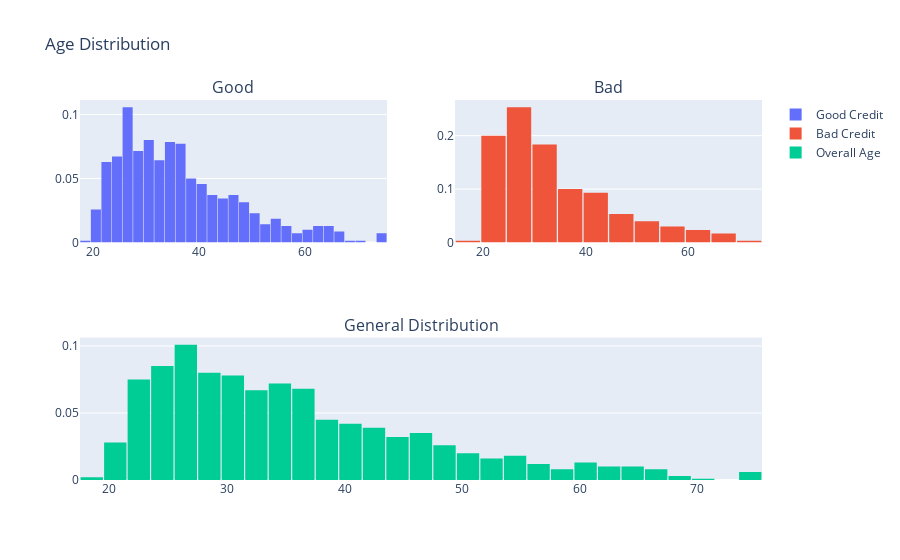

Notebook code cell kept with this figure:
### Code cell
from plotly.subplots import make_subplots #plotly.tools.make_subplots is deprecated, please use plotly.subplots.make_subplots instead
df_good = df_credit.loc[df_credit["Risk"] == 'good']['Age'].values.tolist()
df_bad = df_credit.loc[df_credit["Risk"] == 'bad']['Age'].values.tolist()
df_age = df_credit['Age'].values.tolist()

#First Plot

trace0 = go.Histogram(
    x=df_good,
    histnorm='probability',
    name = 'Good Credit'
)

#Second Plot

trace1 = go.Histogram(
    x=df_bad,
    histnorm='probability',
    name = 'Bad Credit'
)
#Third Plot

trace2 = go.Histogram(
    x=df_age,
    histnorm='probability',
    name = 'Overall Age'
)

#Creating a grid
fig = make_subplots(rows=2,cols=2, specs=[[{}, {}], [{'colspan':2}, None]], subplot_titles= ('Good', 'Bad', 'General Distribution'))

#setting the figs

fig.append_trace(trace0, 1, 1)
fig.append_trace(trace1, 1, 2)
fig.append_trace(trace2, 2, 1)

fig['layout'].update(showlegend=True, title='Age Distribution', bargap=0.05)
py.iplot(fig, filename='custom-sized-subplot-with-subplot-titles')

### Figure 1 — Plotly figure (JSON) as saved in the notebook; plotly's stock layout.template omitted (floating-point values rounded to 4 significant figures; data arrays with more than 128 entries replaced by an {"elided": "..."} marker saying what was removed)
{"data": [{"histnorm": "probability", "name": "Good Credit", "type": "histogram", "x": {"elided": "700 int values"}, "xaxis": "x", "yaxis": "y"}, {"histnorm": "probability", "name": "Bad Credit", "type": "histogram", "x": {"elided": "300 int values"}, "xaxis": "x2", "yaxis": "y2"}, {"histnorm": "probability", "name": "Overall Age", "type": "histogram", "x": {"elided": "1000 int values"}, "xaxis": "x3", "yaxis": "y3"}], "layout": {"annotations": [{"font": {"size": 16}, "showarrow": false, "text": "Good", "x": 0.225, "xanchor": "center", "xref": "paper", "y": 1, "yanchor": "bottom", "yref": "paper"}, {"font": {"size": 16}, "showarrow": false, "text": "Bad", "x": 0.775, "xanchor": "center", "xref": "paper", "y": 1, "yanchor": "bottom", "yref": "paper"}, {"font": {"size": 16}, "showarrow": false, "text": "General Distribution", "x": 0.5, "xanchor": "center", "xref": "paper", "y": 0.375, "yanchor": "bottom", "yref": "paper"}], "bargap": 0.05, "showlegend": true, "title": {"text": "Age Distribution"}, "xaxis": {"anchor": "y", "domain": [0, 0.45]}, "xaxis2": {"anchor": "y2", "domain": [0.55, 1]}, "xaxis3": {"anchor": "y3", "domain": [0, 1]}, "yaxis": {"anchor": "x", "domain": [0.625, 1]}, "yaxis2": {"anchor": "x2", "domain": [0.625, 1]}, "yaxis3": {"anchor": "x3", "domain": [0, 0.375]}}}
